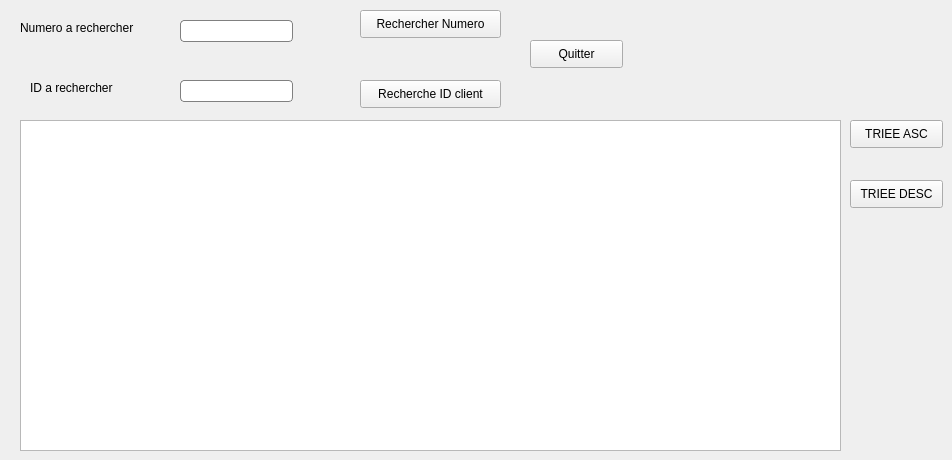
        <widget class="QWidget" name="tab_8">
         <attribute name="title">
          <string>Afficher les abonnements</string>
         </attribute>
         <widget class="QTableView" name="tababo">
          <property name="geometry">
           <rect>
            <x>20</x>
            <y>120</y>
            <width>821</width>
            <height>331</height>
           </rect>
          </property>
         </widget>
         <widget class="QLabel" name="label_13">
          <property name="geometry">
           <rect>
            <x>20</x>
            <y>20</y>
            <width>131</width>
            <height>16</height>
           </rect>
          </property>
          <property name="styleSheet">
           <string notr="true">font: 75 9pt &quot;MS Shell Dlg 2&quot;;</string>
          </property>
          <property name="text">
           <string>Numero a rechercher</string>
          </property>
         </widget>
         <widget class="QLineEdit" name="num_rech">
          <property name="geometry">
           <rect>
            <x>180</x>
            <y>20</y>
            <width>113</width>
            <height>22</height>
           </rect>
          </property>
          <property name="styleSheet">
           <string notr="true">QLineEdit {
padding: 1px;
border-style: solid;
border: 1px solid grey;
background:white;
border-radius: 4px;
}</string>
          </property>
         </widget>
         <widget class="QPushButton" name="rech_num">
          <property name="geometry">
           <rect>
            <x>360</x>
            <y>10</y>
            <width>141</width>
            <height>28</height>
           </rect>
          </property>
          <property name="text">
           <string>Rechercher Numero</string>
          </property>
         </widget>
         <widget class="QLabel" name="label_14">
          <property name="geometry">
           <rect>
            <x>30</x>
            <y>80</y>
            <width>101</width>
            <height>16</height>
           </rect>
          </property>
          <property name="styleSheet">
           <string notr="true">font: 75 9pt &quot;MS Shell Dlg 2&quot;;</string>
          </property>
          <property name="text">
           <string>ID a rechercher</string>
          </property>
         </widget>
         <widget class="QLineEdit" name="id_rechab">
          <property name="geometry">
           <rect>
            <x>180</x>
            <y>80</y>
            <width>113</width>
            <height>22</height>
           </rect>
          </property>
          <property name="styleSheet">
           <string notr="true">QLineEdit {
padding: 1px;
border-style: solid;
border: 1px solid grey;
background:white;
border-radius: 4px;
}</string>
          </property>
         </widget>
         <widget class="QPushButton" name="rech_id">
          <property name="geometry">
           <rect>
            <x>360</x>
            <y>80</y>
            <width>141</width>
            <height>28</height>
           </rect>
          </property>
          <property name="text">
           <string>Recherche ID client</string>
          </property>
         </widget>
         <widget class="QPushButton" name="trie_asc_ab">
          <property name="geometry">
           <rect>
            <x>850</x>
            <y>120</y>
            <width>93</width>
            <height>28</height>
           </rect>
          </property>
          <property name="text">
           <string>TRIEE ASC</string>
          </property>
         </widget>
         <widget class="QPushButton" name="trie_desc_abo">
          <property name="geometry">
           <rect>
            <x>850</x>
            <y>180</y>
            <width>93</width>
            <height>28</height>
           </rect>
          </property>
          <property name="text">
           <string>TRIEE DESC</string>
          </property>
         </widget>
         <widget class="QPushButton" name="quitterab">
          <property name="geometry">
           <rect>
            <x>530</x>
            <y>40</y>
            <width>93</width>
            <height>28</height>
           </rect>
          </property>
          <property name="text">
           <string>Quitter</string>
          </property>
         </widget>
        </widget>
